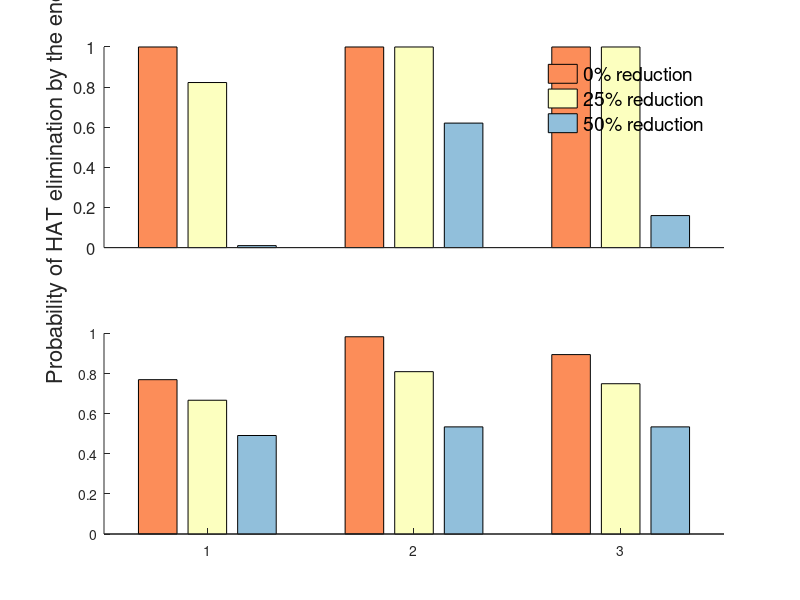

Here is the MATLAB script that generated this plot: (Note: this script raises an error after producing the figure.)

%% Fig 4: Plot barchart for prob. of elim. before 2020
P1 = [1.0000    0.8228    0.0098
            1.0000    1.0000    0.6206
            1.0000    1.0000    0.1596]; % Updated base-case

P2 = [0.7693 0.6668 0.4910
      0.9832 0.8092 0.5340
      0.8943 0.7491 0.5340]; % Updated NHA

E1 = [0     0     0
      0     0     0
      0     0     0];

E2 = [0.0088         0         0
    0.3158    0.0439         0
    0.0965    0.0263         0];

# Close all figures
close all
fig4 = figure('units','normalized','outerposition',[0 0 1 1])
subplot(2,1,1)
bar_handle = bar(P1)
set(gca,'XTick',[])
set(bar_handle(1),'FaceColor',[252,141,89]/255);
set(bar_handle(2),'FaceColor',[252,255,191]/255);
set(bar_handle(3),'FaceColor',[145,191,219]/255);
leg = legend('0% reduction','25% reduction','50% reduction')
a = get(gca,'TickLabel')
set(gca,'TickLabel',a,'FontSize',12)
set(leg,'Location','northeast');%'boxoff',
set(leg,'FontSize',14)
legend('boxoff')

box('off')
ylabel('Probability of HAT elimination by the end of 2020','FontSize',16)
subplot(2,1,2)
bar_handle = bar(P2)
set(bar_handle(1),'FaceColor',[252,141,89]/255);
set(bar_handle(2),'FaceColor',[252,255,191]/255);
set(bar_handle(3),'FaceColor',[145,191,219]/255);
box('off')
ax = gca;
ax.XTickLabel = {'Annual vector control',...
                 'Annual vector control with annual mass screening  ',...
                 'Annual vector control with biennial mass screening' }
a = get(gca,'TickLabel')
set(gca,'TickLabel',a,'FontSize',12)
fix_xticklabels(gca,0.1,{'FontSize',14});

close all
fig5 = figure('units','normalized','outerposition',[0 0 1 0.8])
A = [2023,2025,2030;2020,2022,2025;2021,2023,2027];
% A(:,3) = A(:,3)-A(:,2);
% A(:,2) = A(:,2)-A(:,1);
bar_handle = bar(A,'grouped')
set(gca,'XTick',[])
set(bar_handle(1),'FaceColor',[252,141,89]/255);
set(bar_handle(2),'FaceColor',[252,255,191]/255);
set(bar_handle(3),'FaceColor',[145,191,219]/255);
box('off')
ylim([2013,2030])
leg = legend(' 0% reduction','25% reduction','50% reduction')
% ,'Vector control scale-up by 50% ','Vector control scale-up by 75% ','Case-finding scale-down to 35% ','Case-finding scale-down to 30% ','Vector control and case finding scale-down to 35% ', 'Vector control and case finding scale-down to 30% ')
set(leg,'Location','northeast');%'boxoff',
set(leg,'FontSize',14)
legend('boxoff')
ylabel('Years','FontSize',16)
ax = gca;
ax.XTick = [1,2,3]
ax.XTickLabel = {'Annual vector control',...
                 'Annual vector control with annual case-finding ',...
                 'Annual vector control with biennial case-finding' }
a = get(gca,'TickLabel')
set(gca,'TickLabel',a,'FontSize',12)
fix_xticklabels(gca,0.1,{'FontSize',14});
% [hx,hy] = format_ticks(gca,{'Vector control',...
%                     'Vector control  (50% scale-up)',...
%                     'Vector control (75% scale-up)',...
%                     'Case-finding',...
%                     'Case-finding (35% coverage)',...
%                     'Case-finding (30% coverage)',...
%                     'Vector control with case-finding ',...
%                     'Vector control with case-finding (35% coverage)',...
%                     'Vector control with case-finding (30% coverage)'},...
%                       [],[0.75,1,1.21,1.75,2,2.21,2.75,3,3.21],[], ...
%                        45,0);



%%% Not Using these right now;
% ax = gca;
% ax.XTick = [0.75,1,1.21,1.75,2,2.21,2.75,3,3.21];
% ax.XTickLabel = {'Annual vector control',...
%                     'Vector control  (50% scale-up)',...
%                     'Vector control (75% scale-up)',...
%                     'Case-finding',...
%                     'Case-finding (35% coverage)',...
%                     'Case-finding (30% coverage)',...
%                     'Vector control with case-finding ',...
%                     'Vector control with case-finding (35% coverage)',...
%                     'Vector control with case-finding (30% coverage)'},...

% fix_xticklabels();


% ind1 = [2,6,7]; ind2 = [3,8,9]; ind3 = [4,10,11];
% %ind = vertcat(ind1,ind2,ind3);
% ProbMat = zeros(3,3);
% j = 1;
% for i = ind1
%     filename = sprintf('Predictions%d.mat',i)
%     load(filename);
%     [a,b] = min(abs(t-8));
%     ProbMat(j,1) = P2(b);
%     j = j+1;
% end
% j = 1;
% for i = ind2
%     filename = sprintf('Predictions%d.mat',i)
%     load(filename);
%     [a,b] = min(abs(t-8));
%     ProbMat(j,2) = P2(b);
%     j = j+1;
% end
% j = 1;
% for i = ind3
%     filename = sprintf('Predictions%d.mat',i)
%     load(filename);
%     [a,b] = min(abs(t-8));
%     ProbMat(j,3) = P2(b);
%     j = j+1;
% end


% ProbMatA = zeros(3,3);
% j = 1;
% for i = ind1
%     filename = sprintf('PredictionsA%d.mat',i)
%     load(filename);
%     [a,b] = min(abs(t-8));
%     ProbMatA(j,1) = P2(b);
%     j = j+1;
% end
% j = 1;
% for i = ind2
%     filename = sprintf('PredictionsA%d.mat',i)
%     load(filename);
%     [a,b] = min(abs(t-8));
%     ProbMatA(j,2) = P2(b);
%     j = j+1;
% end
% j = 1;
% for i = ind3
%     filename = sprintf('PredictionsA%d.mat',i)
%     load(filename);
%     [a,b] = min(abs(t-8));
%     ProbMatA(j,3) = P2(b);
%     j = j+1;
% end
